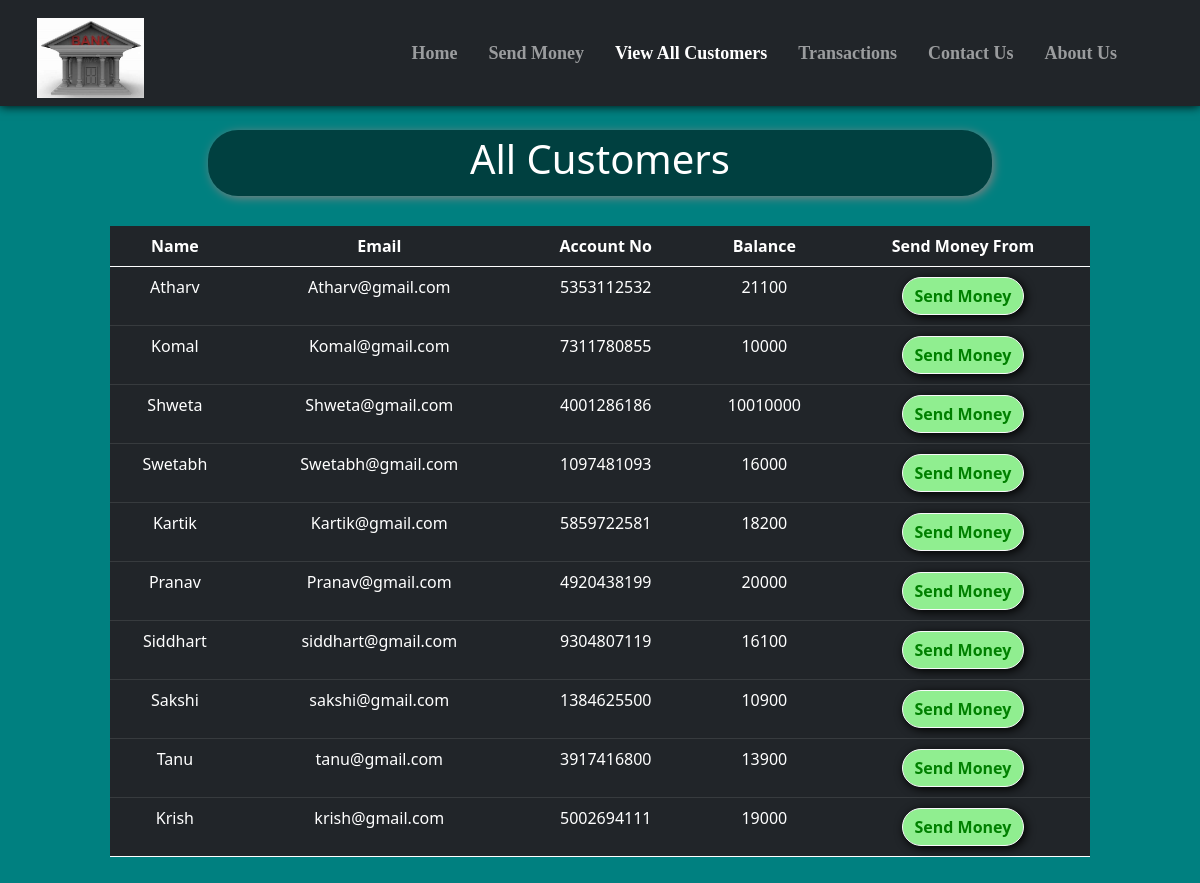
/all_cust.php, run on the app's committed database.
### tables this page shows
CREATE TABLE `users` (
  `sr` int(11) NOT NULL,
  `name` varchar(20) NOT NULL,
  `email` varchar(20) NOT NULL,
  `accno` varchar(10) NOT NULL,
  `blc` bigint(20) NOT NULL
);

### all_cust.php (the view, shortened to what this page needs)
<!doctype html>
<html lang="en">
<head>
    <link href="https://cdn.jsdelivr.net/npm/bootstrap@5.0.2/dist/css/bootstrap.min.css" rel="stylesheet"
>
    <link rel="stylesheet" href="https://cdnjs.cloudflare.com/ajax/libs/font-awesome/5.15.3/css/all.min.css"
 />
</head>
<body style="background-color:teal;">
    <?php include 'spin.php'; ?>
    <nav class="navbar navbar-expand-lg navbar-dark bg-dark fixed fixed-top"
        style="font-family:candara; font-size:18px; box-shadow: 0px 0px 10px 0px black;">
        <div class="container-fluid">
            <a href="index.php"><img src="statics\logo1.jpg" alt=""
                    style="height: 80px; margin-left:25px; margin-top:10px;"></a>
        </div>
        <div class="collapse navbar-collapse" id="navbarSupportedContent">
            <b>
                <ul class="navbar-nav ">
                    <li class="nav-item nav-links" style="margin-left:15px;">
                        <a class="nav-link text-nowrap" aria-current="page" href="index.php">Home</a>
                    </li>
                    <li class="nav-item" style="margin-left:15px; ">
                        <a class="nav-link text-nowrap" href="send_money.php">Send Money</a>
                    </li>
                    <li class="nav-item" style="margin-left:15px;">
                        <a class="nav-link text-nowrap active" href="all_cust.php">View All Customers</a>
                    </li>
                    <li class="nav-item" style="margin-left:15px;">
                        <a class="nav-link text-nowrap" href="transactions.php">Transactions</a>
                    </li>
                    <li class="nav-item" style="margin-left:15px;">
                        <a class="nav-link text-nowrap" href="contact_us.php">Contact Us</a>
                    </li>
                    <li class="nav-item" style="margin-left:15px; margin-right:75px;">
                        <a class="nav-link text-nowrap" href="about_us.php">About Us</a>
                    </li>
                </ul>
            </b>
        </div>
    </nav>
    <center>
        <div class="container" style="margin-top: 10%; padding:10px 80px 10px 80px; ">
            <div
                style="width:80%; background-color:rgba(0,0,0,.5); padding:5px 5px 5px 5px; border-radius:30px; box-shadow: 2px 2px 10px gray;">
                <h1 style=" color:white;">All Customers</h1>
            </div>
            <?php
    $conn = mysqli_connect($servername, $username, $password, $database);
    if(!$conn){
        die("Connection not established: ".mysqli_connect_error());
    }else{
        $sql = "SELECT * FROM `users`";
        $result = mysqli_query($conn, $sql);
?>
            <table class="table table-dark" style="margin-top: 30px;">
                <thead>
                    <tr>
                        <th scope="col">Name</th>
                        <th scope="col">Email</th>
                        <th scope="col">Account No</th>
                        <th scope="col">Balance</th>
                        <th scope="col">Send Money From</th>
                    </tr>
                </thead>
                <?php
echo "<tbody>";
        while($row = mysqli_fetch_assoc($result)){
        echo    '
            <tr>
              <td>'.$row['name'].'</td>
              <td>'.$row['email'].'</td>
              <td>'.$row['accno'].'</td>
              <td>'.$row['blc'].'</td>
              <td style="padding:10px 10px 10px 10px">
              <a href="send_money.php?reads='.$row['accno'].'"
              <button type="button" class="btn mybtn btn-outline-light">Send Money</button>
              </a>
              </td>
            </tr>';
    }
    }
    echo "</tbody>";
?>
        </div>
    </center>
</body>
</html>

### spin.php (shortened to what this page needs)
<html>
<head>
<link rel="stylesheet" href="https://cdnjs.cloudflare.com/ajax/libs/font-awesome/5.15.3/css/all.min.css" />
</head>
<body>
    </body>
</html>

### all_cust.php (style rules this page uses)
th, td { text-align: center; }
.mybtn { box-shadow: 2px 2px 10px black; border-radius: 30px; font-weight: bold; background-color: lightgreen; color: green; }

### data on the page
users: name "Atharv", email "Atharv@gmail.com", accno "5353112532", blc "21100"
users: name "Komal", email "Komal@gmail.com", accno "7311780855", blc "10000"
users: name "Shweta", email "Shweta@gmail.com", accno "4001286186", blc "10010000"
users: name "Swetabh", email "Swetabh@gmail.com", accno "1097481093", blc "16000"
users: name "Kartik", email "Kartik@gmail.com", accno "5859722581", blc "18200"
users: name "Pranav", email "Pranav@gmail.com", accno "4920438199", blc "20000"
users: name "Siddhart", email "siddhart@gmail.com", accno "9304807119", blc "16100"
users: name "Sakshi", email "sakshi@gmail.com", accno "1384625500", blc "10900"
users: name "Tanu", email "tanu@gmail.com", accno "3917416800", blc "13900"
users: name "Krish", email "krish@gmail.com", accno "5002694111", blc "19000"
